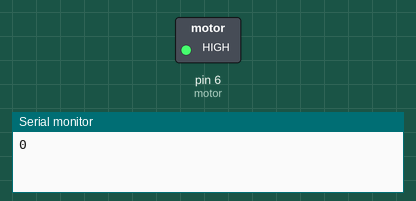
The sketch below on a simulated Arduino Uno, built with avr-gcc and run on an emulated ATmega328P. On the bench: switched loads named in the sketch (green lamp = pin HIGH), the last lines printed to the serial monitor.

Above: at 0.1 s.
At 11.1 s:
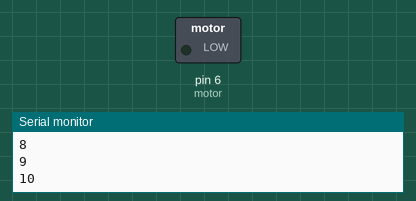
Timing chart, 0 to 12.6 s (numbered marks = the images above):
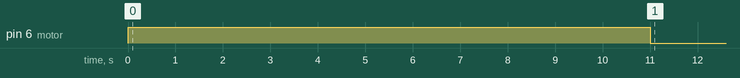

The sketch:

for_loop.ino
```cpp
/*
*
* "Beskrivelse om programmet"
*/

const int motor = 6; //PWM --> base of Tip122, collector of Tip122

void setup(){
Serial.begin(9600);

  int start_val = 0;
  int end_val = 10;

  for(int i = start_val; i <= end_val; i++) {
    Serial.println(i);
    analogWrite(motor, 255);
    delay(1000);
  }
  analogWrite(motor, LOW);
}
void loop() {

}


//test code
```
